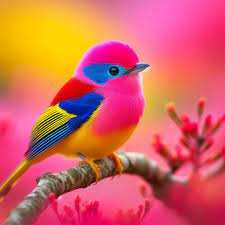
#> input picture lesson-14/images/bird.jpg, 225 x 225 px, found by its file name
$ python task5.py
#> lines starting #> are read from the running program, lines starting #| are printed output that depends on the picture
import numpy as np
from PIL import Image
import cv2

def flip_v_image(img_array):
    flipped_v = cv2.flip(img_array, 0)
    return flipped_v

def flip_h_image(img_array):
    flipped_h = cv2.flip(img_array, 1)
    return flipped_h

img = Image.open('lesson-14/images/bird.jpg').convert("RGB")
#> img is the input picture: PIL image 225x225 RGB; mean R, G, B 214.3, 100.5, 95.9
img_array = np.array(img)

r, g, b = cv2.split(img_array)
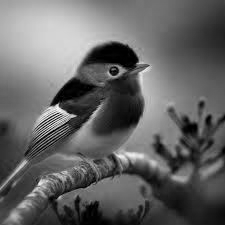
#> g: shape (225, 225); min 0, max 250, mean 100.5
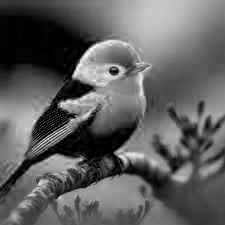
#> b: shape (225, 225); min 0, max 255, mean 95.9
r = np.clip(r + 40, 0, 255)
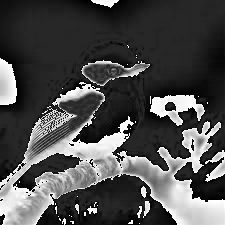
#> r: shape (225, 225); min 0, max 255, mean 76.8
brightened_img = cv2.merge([r, g, b])
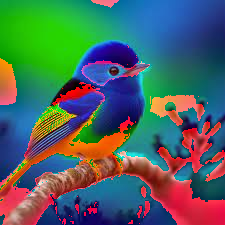
#> brightened_img: shape (225, 225, 3); mean R, G, B 76.8, 100.5, 95.9

noise_level = 30
noise = np.random.randint(-noise_level, noise_level, img_array.shape, dtype = np.int16)
noisy_img = np.clip(img_array + noise, 0, 255).astype(np.uint8)
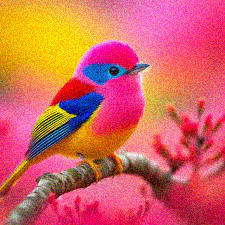
#> noisy_img: shape (225, 225, 3); mean R, G, B 211.4, 100.3, 96.3

flipped_v = flip_v_image(img_array)
#> in flip_v_image, `flipped_v = cv2.flip(img_array, 0)`:
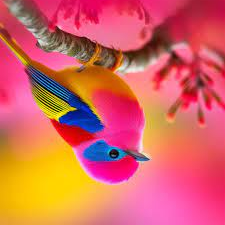
#> flipped_v: shape (225, 225, 3); mean R, G, B 214.3, 100.5, 95.9
flipped_h = flip_h_image(img_array)
#> in flip_h_image, `flipped_h = cv2.flip(img_array, 1)`:
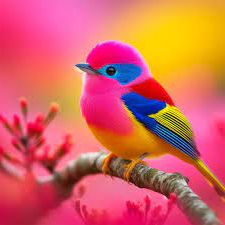
#> flipped_h: shape (225, 225, 3); mean R, G, B 214.3, 100.5, 95.9

Image.fromarray(flipped_v).save("flipped_v.jpg")
Image.fromarray(flipped_h).save("flipped_h.jpg")
Image.fromarray(brightened_img).save("brightened.jpg")
Image.fromarray(noisy_img).save("noisy.jpg")

while True:
    print("1. Original image")
    print("2. Flipped to the right")
    print("3. Upside down")
    print("4. Brightened image")
    print("5. Image with noise")
    print("6. Exit")

    try:
        option = int(input("Which version of the picture do you want to see: "))
#> the answer given: 1
#> the answer given: 1
#> the answer given: 1
#> the answer given: 1
#> the answer given: 1
#> the answer given: 1
#> (the run stopped early here; a loop or call above may not have finished)
